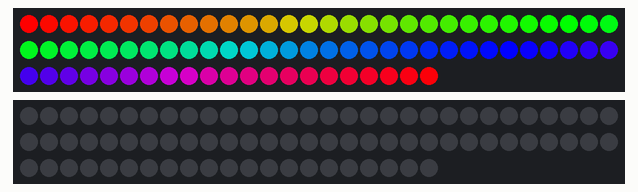
Bench run of a sketch on a simulated Arduino Uno, built with avr-gcc and run on an emulated ATmega328P. Parts: 2 × 81 RGB LEDs in strip order, left to right, continuing on the next row. Random numbers use the default seed unless the sketch sets one.

Above: at 0.16 s.
At 4.85 s:
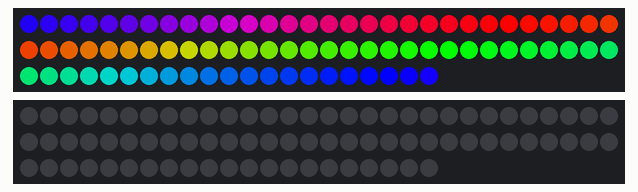
At 9.53 s:
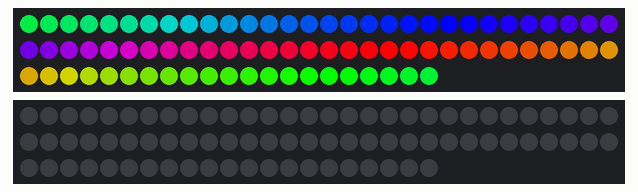
At 19.21 s:
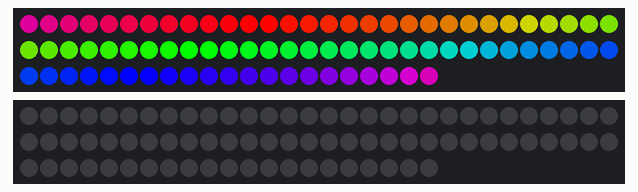
At 28.89 s:
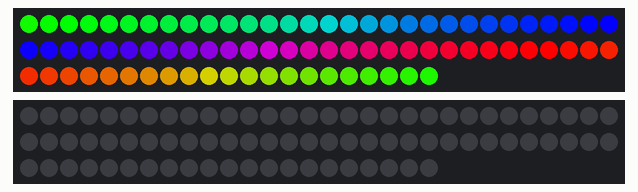
At 39.5 s:
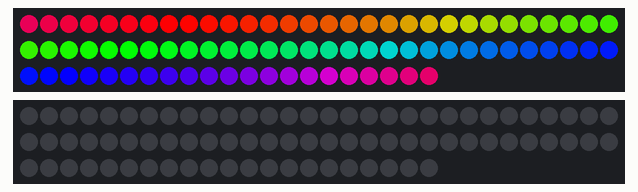

The sketch:

chandelier_demo.ino
```cpp
#include <Adafruit_NeoPixel.h>
#ifdef __AVR__
  #include <avr/power.h>
#endif

// Parameter 1 = number of pixels in strip
// Parameter 2 = Arduino pin number (most are valid)
// Parameter 3 = pixel type flags, add together as needed:
//   NEO_KHZ800  800 KHz bitstream (most NeoPixel products w/WS2812 LEDs)
//   NEO_KHZ400  400 KHz (classic 'v1' (not v2) FLORA pixels, WS2811 drivers)
//   NEO_GRB     Pixels are wired for GRB bitstream (most NeoPixel products)
//   NEO_RGB     Pixels are wired for RGB bitstream (v1 FLORA pixels, not v2)

Adafruit_NeoPixel strip6 = Adafruit_NeoPixel(81, 6, NEO_GRB + NEO_KHZ800);
Adafruit_NeoPixel strip5 = Adafruit_NeoPixel(81, 5, NEO_GRB + NEO_KHZ800);

void setup() {

  Serial.begin(9600);

  randomSeed(A0);

  strip6.begin();
  strip5.begin();

  strip6.show();
  strip5.show();

}
/*
boolean inArray(uint8_t array[], uint8_t element) {
  for (int i = 0; i < sizeof(array); i++) {
    if (array[i] == element) {
      return true;
    }
  }
  return false;
}
*/
int sumArray(uint16_t a[]) {

  uint16_t sum = 0;

  for (uint16_t i=0; i<sizeof(a); i++) {
    sum = sum + a[i];
  }
  Serial.print("Sum: ");
  Serial.println(sum,DEC);
  return(sum);

}

void randomFill(uint8_t wait, uint32_t color) {

  uint16_t pixels[strip5.numPixels()];

  delay(500);
  for(int i=0; i<strip5.numPixels(); i++) {
    pixels[i] = i;
    delay(50);
  }

  while( sumArray(pixels) > 0 ) {

    uint8_t p = random( 0, strip5.numPixels() );
    if(pixels[p] != 0) {
      strip5.setPixelColor(p, color);
      strip5.show();
      pixels[p] = 0;
      delay(wait);
    }

  }

}

void randomClear(uint8_t wait) {

  uint16_t pixels[strip5.numPixels()];

  delay(500);
  for(int i=0; i<strip5.numPixels(); i++) {
    pixels[i] = i;
    delay(50);
  }

  while( sumArray(pixels) > 0 ) {

    uint8_t p = random( 0, strip5.numPixels() );
    if(pixels[p] != 0) {
      strip5.setPixelColor(p, 0);
      strip5.show();
      pixels[p] = 0;
      delay(wait);
    }

  }

}

void rainbowCycle(uint8_t wait) {

  uint16_t i, j;

  for(j=0; j<256*5; j++) { // 5 cycles of all colors on wheel
    for(i=0; i< strip6.numPixels(); i++) {
      strip6.setPixelColor(i, Wheel(((i * 256 / strip6.numPixels()) + j) & 255));
    }
    strip6.show();
    delay(wait);
  }

}

uint32_t Wheel(byte WheelPos) {

  // Input a value 0 to 255 to get a color value

  WheelPos = 255 - WheelPos;
  if(WheelPos < 85) {
    return strip6.Color(255 - WheelPos * 3, 0, WheelPos * 3);
  }
  if(WheelPos < 170) {
    WheelPos -= 85;
    return strip6.Color(0, WheelPos * 3, 255 - WheelPos * 3);
  }
  WheelPos -= 170;
  return strip6.Color(WheelPos * 3, 255 - WheelPos * 3, 0);

}

void loop() {

  rainbowCycle(20);
  //randomFill(50, strip5.Color(100,100,100));
  //delay(2000);
  //randomClear(50);

}
```
